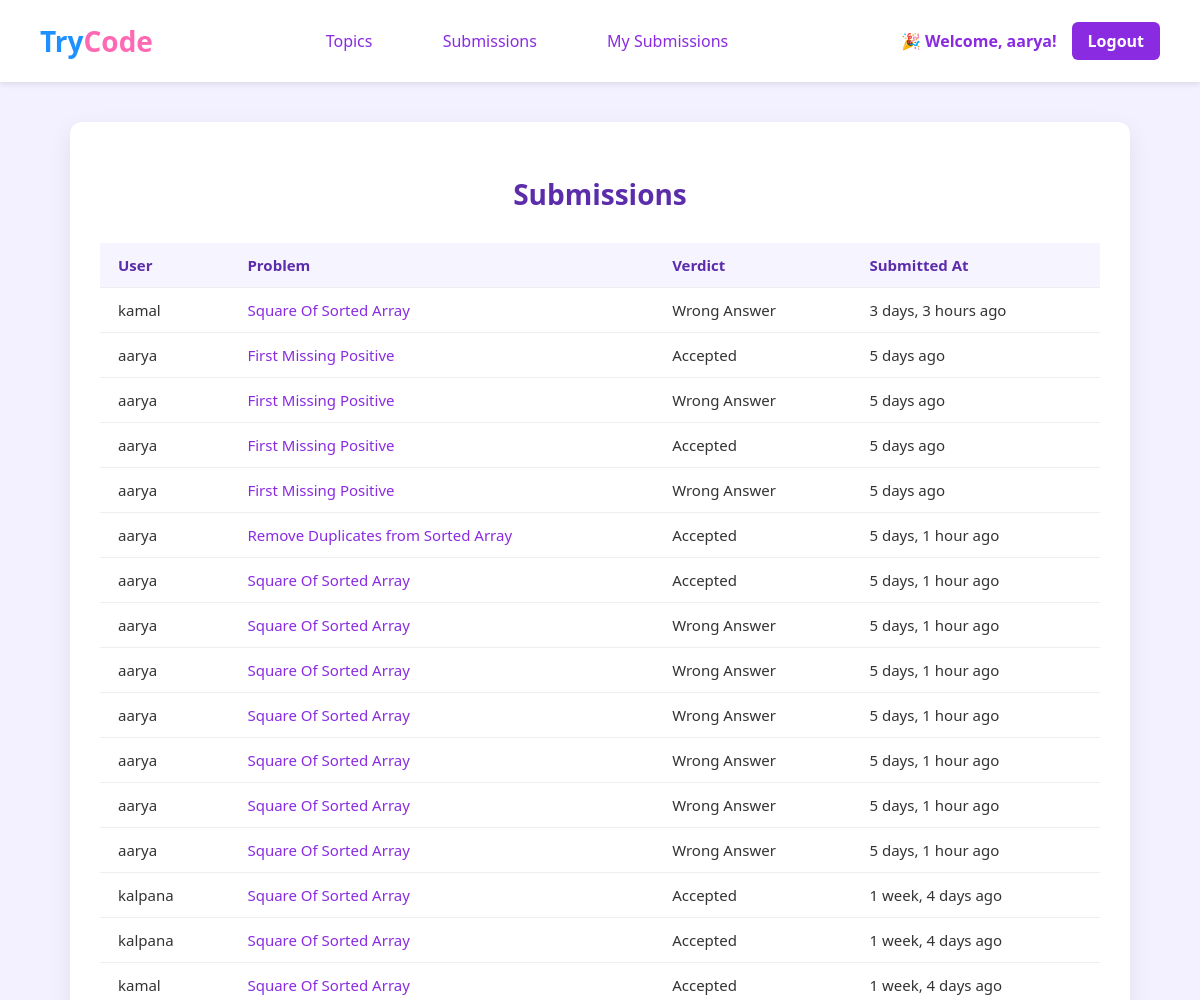
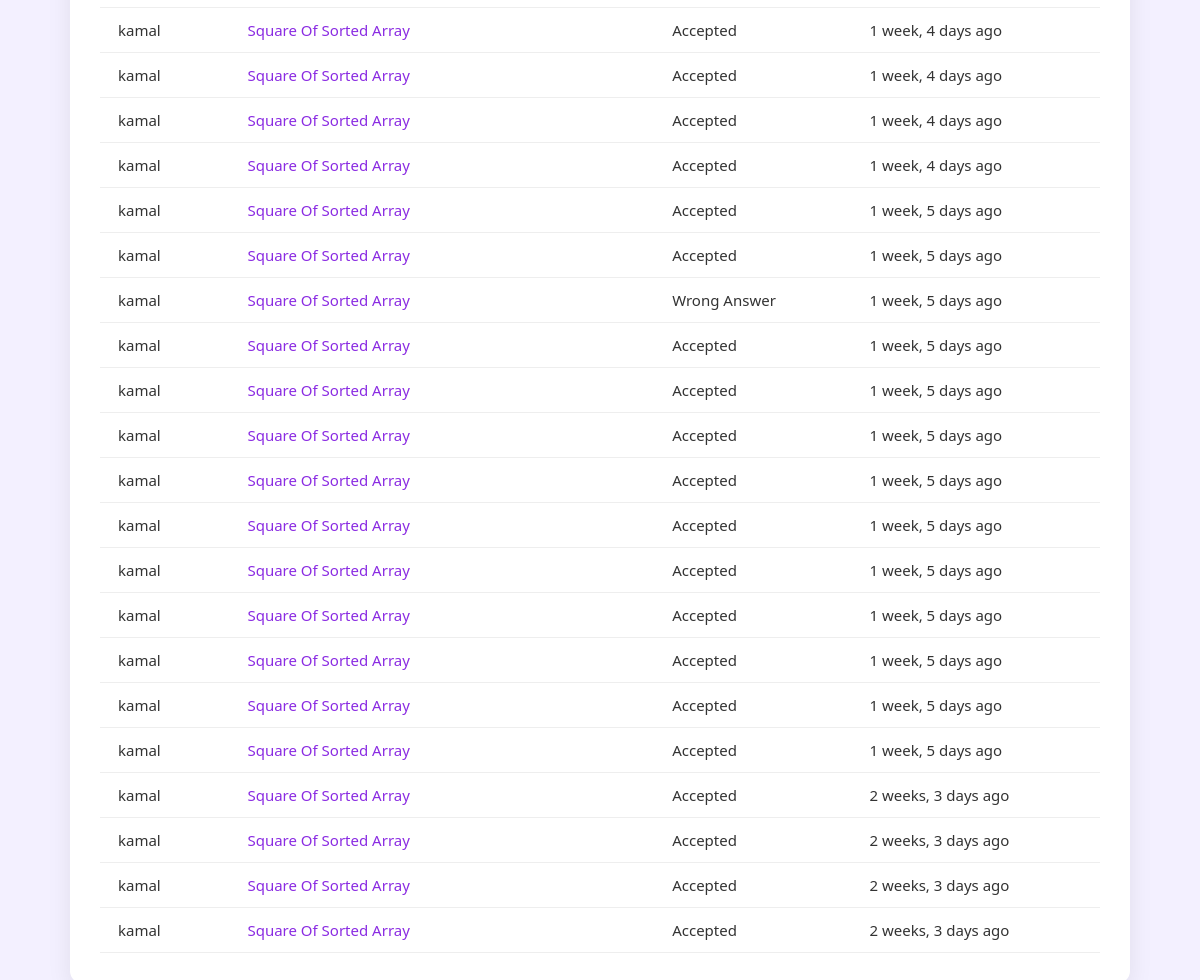
Page /submissions/ (signed in) on the committed database (2 pictures, top to bottom).
### authentication/models.py (models this page shows, shortened)
class Submission(models.Model):
    user = models.ForeignKey(User, on_delete=models.CASCADE)
    problem = models.ForeignKey(Problem, on_delete=models.CASCADE)
    code = models.TextField()
    language = models.CharField(max_length=10, choices=LANGUAGE_CHOICES, default='python')
    created_at = models.DateTimeField(auto_now_add=True)
    verdict = models.CharField(max_length=30, choices=[
        ('Accepted', 'Accepted'),
        ('Wrong Answer', 'Wrong Answer'),
        ('Runtime Error', 'Runtime Error'),
        ('Time Limit Exceeded', 'Time Limit Exceeded'),
        ('Compilation Error', 'Compilation Error'),
        ('Pending', 'Pending'),
    ], default='Pending')
    output = models.TextField(blank=True)
    error = models.TextField(blank=True)

class Problem(models.Model):
    topic = models.ForeignKey(Topic, on_delete=models.CASCADE, related_name='problems')
    title = models.CharField(max_length=200)
    description = models.TextField()
    input_format = models.TextField()
    output_format = models.TextField()

### authentication/views.py (the view)
# urls.py: path('submissions/', views.all_submissions_view, name='submission_list'),
@login_required
def all_submissions_view(request):
    submissions = Submission.objects.all()\
        .select_related('problem', 'user')\
        .order_by('-created_at')  # Ascending by time
    return render(request, 'submissions.html', {'submissions': submissions})

### authentication/templates/submissions.html (shortened to what this page needs)
{% extends 'home.html' %}
{% load humanize %}
{% block content %}
<div class="all-submissions-container">
  <h2>Submissions</h2>
  <table>
    <tr>
      <th>User</th>
      <th>Problem</th>
      <th>Verdict</th>
      <th>Submitted At</th>
    </tr>
    {% for sub in submissions %}
      <tr>
        <td>{{ sub.user.username }}</td>
        <td><a href="">{{ sub.problem.title }}</a></td>
        <td>{{ sub.verdict }}</td>
        <td>{{ sub.created_at|naturaltime }}</td>
      </tr>
    {% endfor %}
  </table>
</div>
{% endblock %}

### authentication/templates/home.html (shortened to what this page needs)
<!DOCTYPE html>
<html lang="en">
<head>
</head>
<body>
  <header class="main-header">
    <a href="#" class="logo">Try<span class="code-highlight">Code</span></a>
    <nav class="nav-links">
      <a href="{% url 'topics' %}" id="nav_bar">Topics</a>
      <a href="{% url 'submission_list' %}" id = "nav_bar">Submissions</a>
      <a href="{% url 'my_submission_list' %}" id="nav_bar">My Submissions</a>
    </nav>
    <div class="user-greeting">
      <span>🎉 Welcome, {{ request.user.username }}!</span>
      <a href="{% url 'logout' %}" class="logout-btn">Logout</a>
    </div>
  </header>
 <div>
  {% block content %}{% endblock %}
 </div>
</body>
</html>

### authentication/templates/home.html (style rules this page uses)
html { scroll-behavior: smooth; }
body { margin: 0; font-family: 'Segoe UI', Tahoma, sans-serif; background-color: #f3f0ff; color: #333; }
.logo { font-size: 28px; font-weight: bold; font-family: 'Segoe UI', Tahoma, sans-serif; text-decoration: none; color: #1e90ff; }
.logo .code-highlight { color: #ff69b4; }
.main-header { display: flex; justify-content: space-between; align-items: center; background-color: white; padding: 20px 40px; box-shadow: 0 2px 6px rgba(0, 0, 0, 0.1); }
.nav-links a { margin: 0 15px; text-decoration: none; color: blueviolet; font-weight: 500; transition: color 0.3s ease; }
.user-greeting { display: flex; align-items: center; gap: 15px; font-weight: 600; color: blueviolet; }
.logout-btn { padding: 8px 16px; background-color: blueviolet; color: white; text-decoration: none; border-radius: 6px; font-weight: bold; transition: background-color 0.3s ease; }
.nav-links #nav_bar { display: inline-block; padding: 10px 18px; font-size: 16px; color: blueviolet; text-decoration: none; border-radius: 8px; transition: all 0.3s ease; position: relative; }
.nav-links #nav_bar::after { content: ""; position: absolute; left: 0; bottom: 0; height: 3px; width: 100%; background-color: blueviolet; transform: scaleX(0); transition: transform 0.3s ease; }

### authentication/templates/submissions.html (style rules this page uses)
.all-submissions-container { max-width: 1000px; margin: 40px auto; padding: 30px; background-color: white; border-radius: 12px; box-shadow: 0 8px 24px rgba(0, 0, 0, 0.08); font-family: 'Segoe UI', Tahoma, sans-serif; }
.all-submissions-container h2 { text-align: center; font-size: 28px; color: #5c2dab; margin-bottom: 30px; }
.all-submissions-container table { width: 100%; border-collapse: collapse; font-size: 15px; }
.all-submissions-container th, .all-submissions-container td { padding: 12px 18px; text-align: left; border-bottom: 1px solid #eee; }
.all-submissions-container th { background-color: #f6f4ff; color: #5c2dab; font-weight: 600; }
.all-submissions-container td a { color: blueviolet; text-decoration: none; font-weight: 500; }

### rows in the picture
Submission: user.username "kamal", problem "Square Of Sorted Array", verdict "Wrong Answer", created_at "3 days, 3 hours ago"
Submission: user.username "aarya", problem "First Missing Positive", verdict "Accepted", created_at "5 days ago"
Submission: user.username "aarya", problem "First Missing Positive", verdict "Wrong Answer", created_at "5 days ago"
Submission: user.username "aarya", problem "First Missing Positive", verdict "Accepted", created_at "5 days ago"
Submission: user.username "aarya", problem "First Missing Positive", verdict "Wrong Answer", created_at "5 days ago"
Submission: user.username "aarya", problem "Remove Duplicates from Sorted Array", verdict "Accepted", created_at "5 days, 1 hour ago"
Submission: user.username "aarya", problem "Square Of Sorted Array", verdict "Accepted", created_at "5 days, 1 hour ago"
Submission: user.username "aarya", problem "Square Of Sorted Array", verdict "Wrong Answer", created_at "5 days, 1 hour ago"
Submission: user.username "aarya", problem "Square Of Sorted Array", verdict "Wrong Answer", created_at "5 days, 1 hour ago"
Submission: user.username "aarya", problem "Square Of Sorted Array", verdict "Wrong Answer", created_at "5 days, 1 hour ago"
Submission: user.username "aarya", problem "Square Of Sorted Array", verdict "Wrong Answer", created_at "5 days, 1 hour ago"
Submission: user.username "aarya", problem "Square Of Sorted Array", verdict "Wrong Answer", created_at "5 days, 1 hour ago"
Submission: user.username "aarya", problem "Square Of Sorted Array", verdict "Wrong Answer", created_at "5 days, 1 hour ago"
Submission: user.username "kalpana", problem "Square Of Sorted Array", verdict "Accepted", created_at "1 week, 4 days ago"
Submission: user.username "kalpana", problem "Square Of Sorted Array", verdict "Accepted", created_at "1 week, 4 days ago"
Submission: user.username "kamal", problem "Square Of Sorted Array", verdict "Accepted", created_at "1 week, 4 days ago"
Submission: user.username "kamal", problem "Square Of Sorted Array", verdict "Accepted", created_at "1 week, 4 days ago"
Submission: user.username "kamal", problem "Square Of Sorted Array", verdict "Accepted", created_at "1 week, 4 days ago"
Submission: user.username "kamal", problem "Square Of Sorted Array", verdict "Accepted", created_at "1 week, 4 days ago"
Submission: user.username "kamal", problem "Square Of Sorted Array", verdict "Accepted", created_at "1 week, 4 days ago"
Submission: user.username "kamal", problem "Square Of Sorted Array", verdict "Accepted", created_at "1 week, 5 days ago"
Submission: user.username "kamal", problem "Square Of Sorted Array", verdict "Accepted", created_at "1 week, 5 days ago"
Submission: user.username "kamal", problem "Square Of Sorted Array", verdict "Wrong Answer", created_at "1 week, 5 days ago"
Submission: user.username "kamal", problem "Square Of Sorted Array", verdict "Accepted", created_at "1 week, 5 days ago"
Submission: user.username "kamal", problem "Square Of Sorted Array", verdict "Accepted", created_at "1 week, 5 days ago"
Submission: user.username "kamal", problem "Square Of Sorted Array", verdict "Accepted", created_at "1 week, 5 days ago"
Submission: user.username "kamal", problem "Square Of Sorted Array", verdict "Accepted", created_at "1 week, 5 days ago"
Submission: user.username "kamal", problem "Square Of Sorted Array", verdict "Accepted", created_at "1 week, 5 days ago"
Submission: user.username "kamal", problem "Square Of Sorted Array", verdict "Accepted", created_at "1 week, 5 days ago"
Submission: user.username "kamal", problem "Square Of Sorted Array", verdict "Accepted", created_at "1 week, 5 days ago"
Submission: user.username "kamal", problem "Square Of Sorted Array", verdict "Accepted", created_at "1 week, 5 days ago"
Submission: user.username "kamal", problem "Square Of Sorted Array", verdict "Accepted", created_at "1 week, 5 days ago"
Submission: user.username "kamal", problem "Square Of Sorted Array", verdict "Accepted", created_at "1 week, 5 days ago"
Submission: user.username "kamal", problem "Square Of Sorted Array", verdict "Accepted", created_at "2 weeks, 3 days ago"
Submission: user.username "kamal", problem "Square Of Sorted Array", verdict "Accepted", created_at "2 weeks, 3 days ago"
Submission: user.username "kamal", problem "Square Of Sorted Array", verdict "Accepted", created_at "2 weeks, 3 days ago"
Submission: user.username "kamal", problem "Square Of Sorted Array", verdict "Accepted", created_at "2 weeks, 3 days ago"

### other values in the picture
{{ request.user.username }} "aarya"
